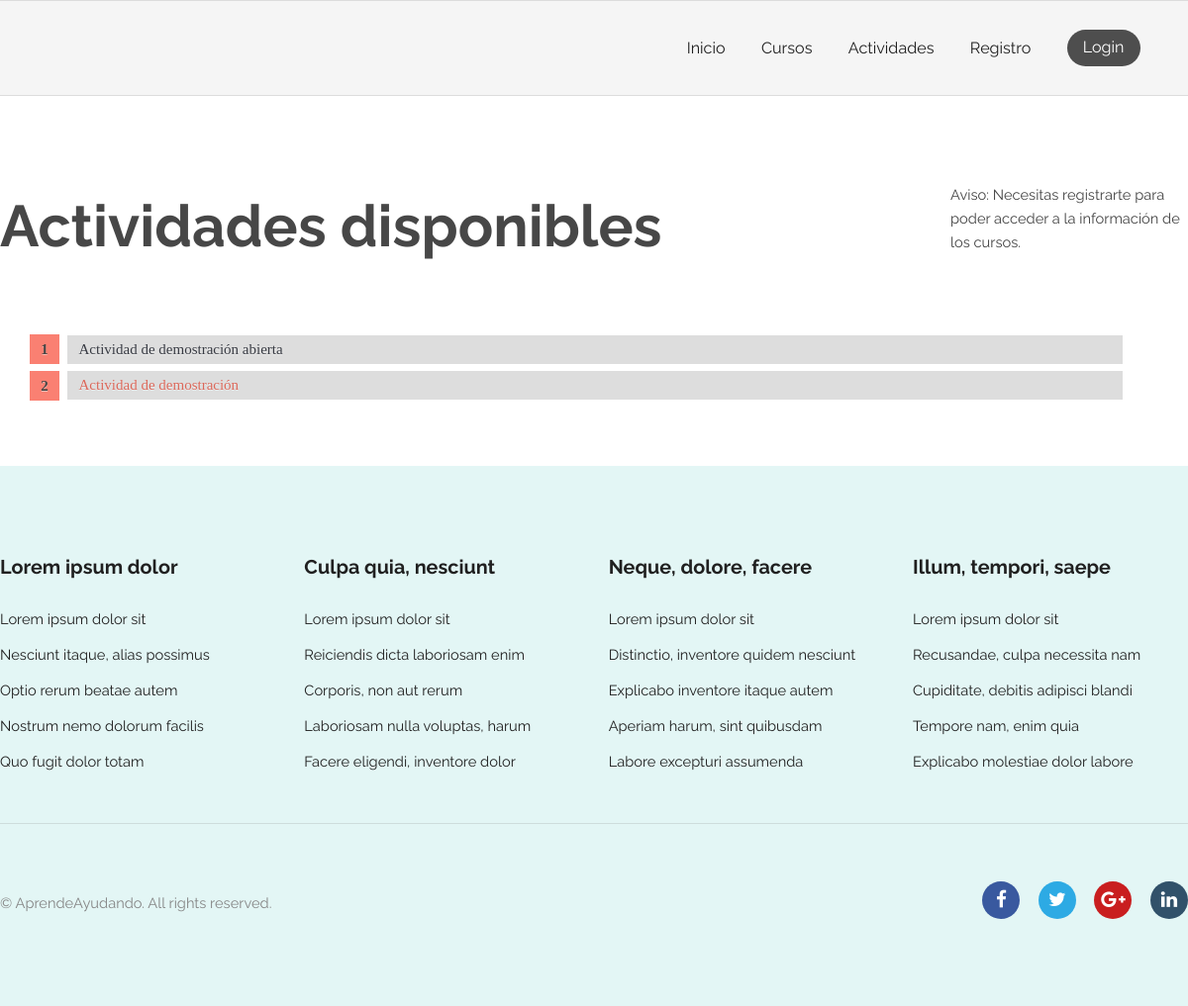
The page /activity/ on the database as committed earlier.
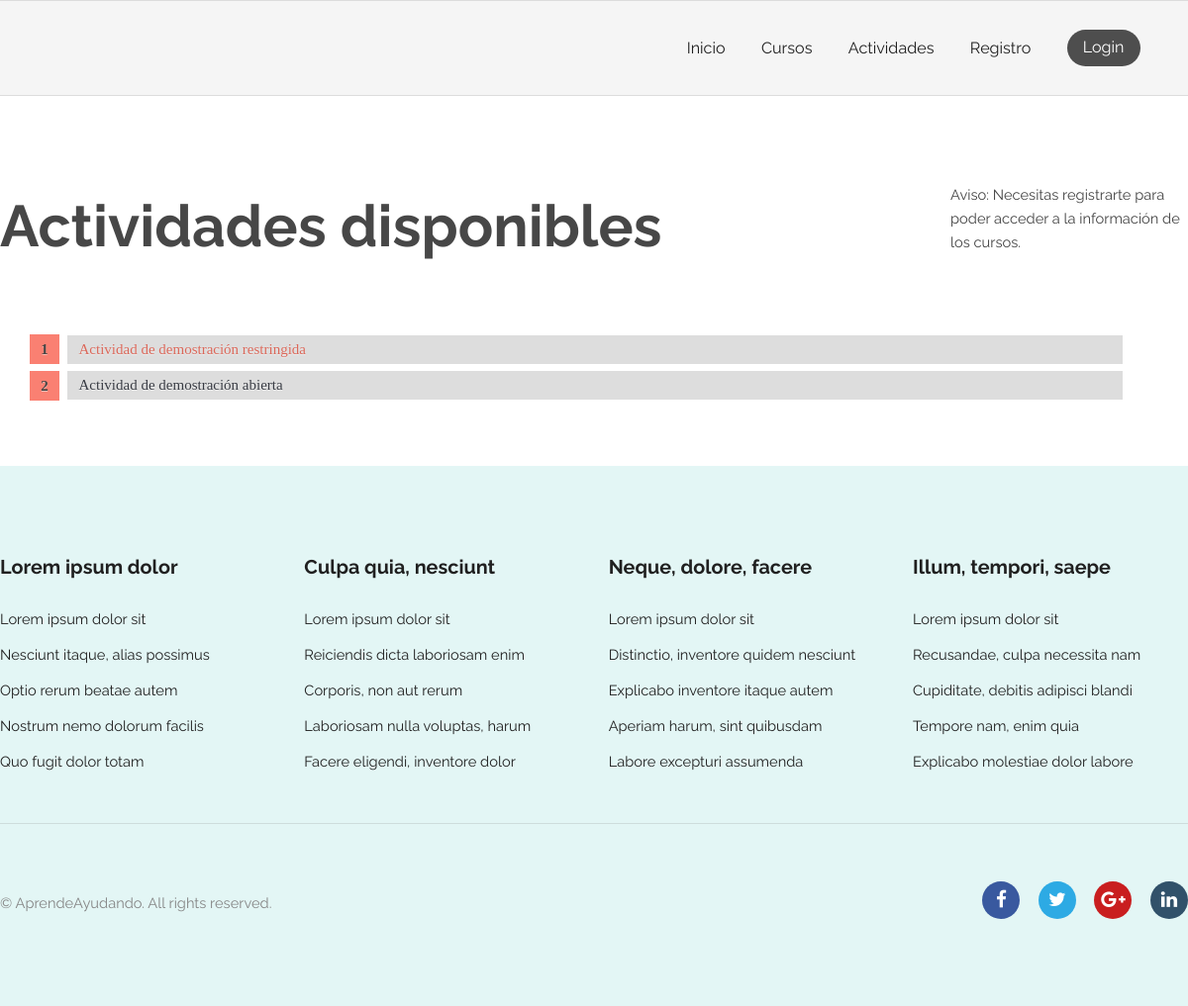
The same page on the database as committed later.
### activity/models.py (models this page shows, shortened)
class Activity(models.Model):
    title = models.CharField(max_length=200)
    pub_date = models.DateTimeField(verbose_name="date published", auto_now_add=True)
    enrolled_users = models.ManyToManyField(get_user_model(), related_name="activities", blank=True)
    entity = models.ForeignKey(get_user_model(), null=True, on_delete=models.CASCADE, limit_choices_to={'groups__name':'EntidadPublicoPrivada'})
    restricted_entry = models.BooleanField(null=True) #Aun falta añadir esta funcionalidad(recordad hacer el makemigrations->migrate si lo implementais)
    description = models.CharField(max_length=1000)
    class Meta:
        verbose_name = "Actividad"
        verbose_name_plural = "Actividades"

### activity/views.py (the view)
# urls.py: path('', views.index, name='index'), # /activity/
def index(request):
    activityList = Activity.objects.order_by('-pub_date')[:5]
    id_activities_list_inscripted = []
    for activity in activityList:
        if request.user in activity.enrolled_users.all() or request.user==activity.entity:
            id_activities_list_inscripted.extend([activity.id])
    is_entity = False
    if request.user.has_perm('activity.add_activity'):
        is_entity = True
    context = {
        'activityList': activityList,
        'activities_list_inscripted': id_activities_list_inscripted,
        'is_entity': is_entity
    }
    return render(request, 'activity/index.html', context)

### AprendeAyudando/templatetags/auth_extras.py (called while the page is built)
@register.filter(name='has_group')
def has_group(user, group_name):
    try:
        group = Group.objects.get(name=group_name)
        return True if group in user.groups.all() else False
    except Group.DoesNotExist:
        return False

@register.filter(name='is_guest')
def is_guest(user):
    return not user.is_authenticated

@register.filter(name='is_owner')
def is_owner(user, request_user):
    return True if user==request_user else False

### AprendeAyudando/templates/activity/index.html (shortened to what this page needs)
{% extends "registration/base.html" %}
{% block content %}
<section class="wrapper login">
    {% load static %}
    {% load auth_extras %}
    <link rel="stylesheet" type="text/css" href="{% static 'activity/style.css' %}">
    <div class="container 100% listaActividades">
        <div class="activityElement">
            <div class="activityElementLeft">
                {% if filtered_by_enrolled %}
                    <h2 class="activityTitle">Tus actividades</h2>
                {% else %}
                    <h2 class="activityTitle">Actividades disponibles</h2>
                {% endif %}
            </div>
            <div class="activityElementRight">
                {% if is_entity %}
                    <a style="margin-bottom: 50px;" href="{% url 'activity:create' %}" class="button pink">Añadir actividad</a>
                {% elif user|has_group:"Profesor" %}
                    <p>Aviso: Necesitas ser Estudiante para poder acceder a la información de las actividades restringidas.</p>
                {% elif user|is_guest %}
                    <p>Aviso: Necesitas registrarte para poder acceder a la información de los cursos.</p>
                {% endif %}
            </div>
            <div class="activityElementContent">
                {% if activityList %}
                <ol id="prettyList" style="width:92%;">
                    {% for activity in activityList %}
                        {% if user|is_owner:activity.entity or user|has_group:"Estudiante" or user.is_superuser or not activity.restricted_entry %}
                            <li id="prettyListItem"><a href="{% url 'activity:join' activity.id %}">{{ activity.title }}</a></li>
                        {% else %}
                            <li id="prettyListItem"><span style="color:#db685a;">{{ activity.title }}</span></li>
                        {% endif %}
                    {% endfor %}
                </ol>
                {% else %}
                    <p>Lo sentimos, no hay actividades disponibles.</p>
                {% endif %}
            </div>
        </div>
    </div>
</section>
{% endblock %}

Rows that differ between the two databases and show on the page:
removed Activity: title "Actividad de demostración"
added Activity: title "Actividad de demostración restringida"
